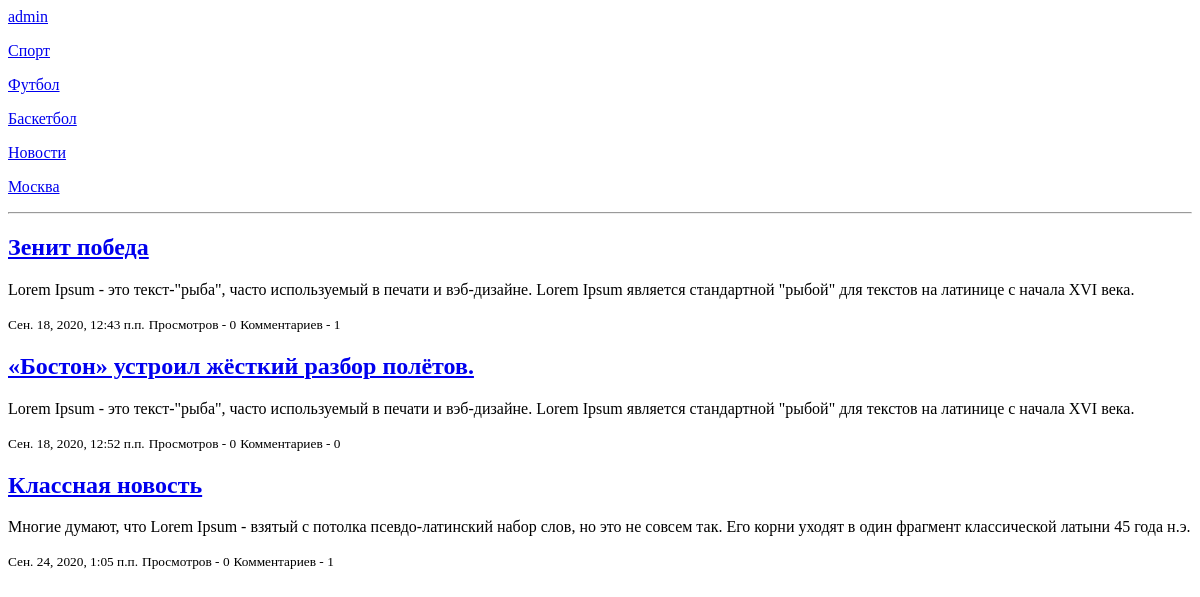
The app's page /, older data.
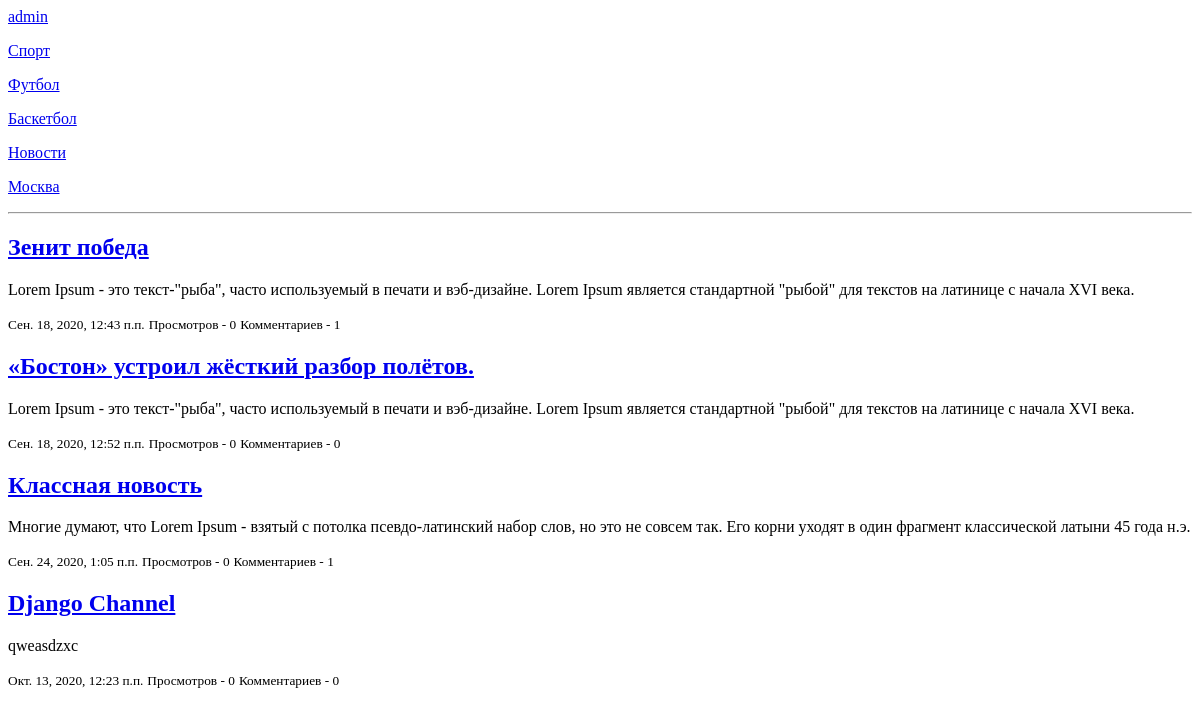
The same page, newer data.
### blog/models.py (models this page shows, shortened)
class Category(MPTTModel):
    name = models.CharField(verbose_name='Имя', max_length=100)
    slug = models.SlugField(verbose_name='url', max_length=100, unique=True)
    description = models.TextField(verbose_name='Описание', max_length=1000, default="", blank=True)
    parent = TreeForeignKey(
        'self',
        verbose_name='Родительская категория',
        on_delete=models.CASCADE,
        null=True,
        blank=True,
        related_name='children'
    )
    template = models.CharField(verbose_name="ШАблон", max_length=500, default="blog/post_list.html")
    published = models.BooleanField(verbose_name="Отображать?", default=True)
    paginated = models.PositiveIntegerField(verbose_name="Количество новостей на странице", default=5)
    sort = models.PositiveIntegerField(verbose_name="Порядок", default=0)
    def get_absolute_url(self):
        return reverse('category', kwargs={'category_slug': self.slug})
    class Meta:
        verbose_name = "Категория новостей"
        verbose_name_plural = "Категории новостей"

class Post(models.Model):
    author = models.ForeignKey(
        User,
        verbose_name='Автор',
        on_delete=models.SET_NULL,
        null=True,
        blank=True
    )
    title = models.CharField(verbose_name='Заголовок', max_length=500)
    subtitle = models.CharField(verbose_name='Под заголовок', max_length=500, blank=True, null=True)
    slug = models.SlugField(verbose_name='url', max_length=500, unique=True)
    mini_text = models.TextField(verbose_name='Краткое содержание', max_length=3000)
    text = models.TextField(verbose_name='Содержание', max_length=10000000)
    created_data = models.DateTimeField(verbose_name='Дата создания', auto_now_add=True)
    edit_date = models.DateTimeField(
        verbose_name='Дата редактирования',
        default=timezone.now,
        blank=True,
        null=True
    )
    published_date = models.DateTimeField(
        verbose_name='Дата публикации',
        default=timezone.now,
        blank=True,
        null=True
    )
    image = models.ImageField(verbose_name='Главная фотография', upload_to="post/", null=True, blank=True)
    tags = models.ManyToManyField(Tag, verbose_name="Тег", blank=True, related_name="tag")
    category = models.ForeignKey(
        Category,
        verbose_name="Категория",
        on_delete=models.CASCADE,
        null=True
     )
    template = models.CharField(verbose_name="Шаблон", max_length=500, default="blog/post_detail.html")
    published = models.BooleanField(verbose_name="Опубликовать?", default=True)
    viewed = models.PositiveIntegerField(verbose_name="Просмотрено", default=0)
    status = models.BooleanField(verbose_name="Просмотрено", default=False)
    sort = models.PositiveBigIntegerField(verbose_name="Порядок", default=0)
    def __init__(self, *args, **kwargs):
        super().__init__(*args, **kwargs)
        self.tag = None
    def get_absolute_url(self):
        return reverse("detail_post", kwargs={'category': self.category.slug, 'slug': self.slug})
    def get_comments_count(self):
        return self.comments.count()
    """Возвращает"""
    class Meta:
        verbose_name = "Новость"
        verbose_name_plural = "Новости"
    def get_category_template(self):
        return self.category.template

### blog/views.py (the view)
# urls.py: path("", views.PostListView.as_view()),
class PostListView(View):
    def get_queryset(self):
        return Post.objects.filter(published_date__lte=datetime.now(), published=True)
    def get(self, request, category_slug=None, slug=None):
        category_list = Category.objects.filter(published=True)
        if category_slug is not None:
            posts = self.get_queryset().filter(
                category__slug=category_slug, category__published=True
            )
        elif slug is not None:
            posts = self.get_queryset().filter(tags__slug=slug, tags__published=True)
        else:
            posts = self.get_queryset()
        if posts.exists():
            template = posts.first().get_category_template()
        else:
            template = "blog/post_list.html"
        return render(request, template, {"post_list": posts, "categories": category_list})

### templates/blog/post_list.html (shortened to what this page needs)
<!DOCTYPE html>
<html lang="en">
<head>
</head>
<body>
<a href="http://127.0.0.1:8000/admin/">admin</a>
    {% for category in categories %}
        <p><a href="{{ category.get_absolute_url }}">{{ category.name }}</a></p>
    {% endfor %}
<hr>
{% if post_list %}
    {% for post in post_list %}
        <h2><a href="{{ post.get_absolute_url }}">{{ post.title }}</a></h2>
        <p>{{ post.mini_text }}</p>
        <small>{{ post.published_date }}</small>
        <small>Просмотров - {{ post.viewed }}</small>
        <small>Комментариев - {{ post.get_comments_count }}</small>
    {% endfor %}
{% else %}
    <h2>Статей нет</h2>
{% endif %}
</body>
</html>

Row changes from the older to the newer data that the page shows:
added Post: title "Django Channel", mini_text "qweasdzxc", published_date "Окт. 13, 2020, 12:23 п.п.", viewed "0", get_comments_count "0"
